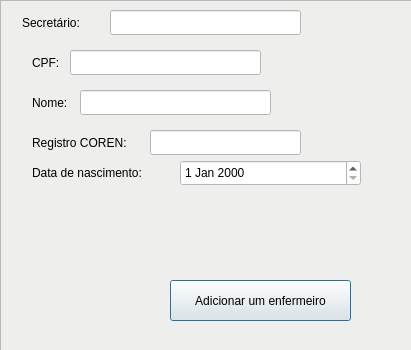
<?xml version="1.0" encoding="UTF-8"?>
<ui version="4.0">
 <class>CreateNurseWindow</class>
 <widget class="QMainWindow" name="CreateNurseWindow">
  <property name="geometry">
   <rect>
    <x>0</x>
    <y>0</y>
    <width>411</width>
    <height>350</height>
   </rect>
  </property>
  <property name="windowTitle">
   <string>Criar Enfermeiro</string>
  </property>
  <widget class="QWidget" name="centralwidget">
   <widget class="QFrame" name="frame">
    <property name="geometry">
     <rect>
      <x>0</x>
      <y>0</y>
      <width>421</width>
      <height>351</height>
     </rect>
    </property>
    <property name="styleSheet">
     <string notr="true">background-color: rgb(238, 238, 236);</string>
    </property>
    <property name="frameShape">
     <enum>QFrame::StyledPanel</enum>
    </property>
    <property name="frameShadow">
     <enum>QFrame::Raised</enum>
    </property>
    <widget class="QLineEdit" name="lineEdit">
     <property name="geometry">
      <rect>
       <x>30</x>
       <y>50</y>
       <width>131</width>
       <height>25</height>
      </rect>
     </property>
     <property name="text">
      <string>CPF:</string>
     </property>
     <property name="frame">
      <bool>false</bool>
     </property>
     <property name="readOnly">
      <bool>true</bool>
     </property>
    </widget>
    <widget class="QLineEdit" name="lineEdit_2">
     <property name="geometry">
      <rect>
       <x>30</x>
       <y>90</y>
       <width>51</width>
       <height>25</height>
      </rect>
     </property>
     <property name="text">
      <string>Nome:</string>
     </property>
     <property name="frame">
      <bool>false</bool>
     </property>
     <property name="readOnly">
      <bool>true</bool>
     </property>
    </widget>
    <widget class="QLineEdit" name="cpf">
     <property name="geometry">
      <rect>
       <x>70</x>
       <y>50</y>
       <width>191</width>
       <height>25</height>
      </rect>
     </property>
     <property name="styleSheet">
      <string notr="true">background-color: rgb(255, 255, 255);</string>
     </property>
    </widget>
    <widget class="QLineEdit" name="nome">
     <property name="geometry">
      <rect>
       <x>80</x>
       <y>90</y>
       <width>191</width>
       <height>25</height>
      </rect>
     </property>
     <property name="styleSheet">
      <string notr="true">background-color: rgb(255, 255, 255);</string>
     </property>
    </widget>
    <widget class="QLineEdit" name="lineEdit_5">
     <property name="geometry">
      <rect>
       <x>30</x>
       <y>160</y>
       <width>141</width>
       <height>25</height>
      </rect>
     </property>
     <property name="text">
      <string>Data de nascimento:</string>
     </property>
     <property name="frame">
      <bool>false</bool>
     </property>
     <property name="readOnly">
      <bool>true</bool>
     </property>
    </widget>
    <widget class="QPushButton" name="pushButton">
     <property name="geometry">
      <rect>
       <x>170</x>
       <y>280</y>
       <width>181</width>
       <height>41</height>
      </rect>
     </property>
     <property name="text">
      <string>Adicionar um enfermeiro</string>
     </property>
     <property name="default">
      <bool>true</bool>
     </property>
    </widget>
    <widget class="QLineEdit" name="lineEdit_9">
     <property name="geometry">
      <rect>
       <x>20</x>
       <y>10</y>
       <width>81</width>
       <height>25</height>
      </rect>
     </property>
     <property name="text">
      <string>Secretário:</string>
     </property>
     <property name="frame">
      <bool>false</bool>
     </property>
     <property name="readOnly">
      <bool>true</bool>
     </property>
    </widget>
    <widget class="QLineEdit" name="secretario">
     <property name="geometry">
      <rect>
       <x>110</x>
       <y>10</y>
       <width>191</width>
       <height>25</height>
      </rect>
     </property>
     <property name="styleSheet">
      <string notr="true">background-color: rgb(255, 255, 255);</string>
     </property>
     <property name="readOnly">
      <bool>true</bool>
     </property>
    </widget>
    <widget class="QLineEdit" name="lineEdit_13">
     <property name="geometry">
      <rect>
       <x>30</x>
       <y>130</y>
       <width>131</width>
       <height>25</height>
      </rect>
     </property>
     <property name="text">
      <string>Registro COREN:</string>
     </property>
     <property name="frame">
      <bool>false</bool>
     </property>
     <property name="readOnly">
      <bool>true</bool>
     </property>
    </widget>
    <widget class="QLineEdit" name="coren">
     <property name="geometry">
      <rect>
       <x>150</x>
       <y>130</y>
       <width>151</width>
       <height>25</height>
      </rect>
     </property>
     <property name="styleSheet">
      <string notr="true">background-color: rgb(255, 255, 255);</string>
     </property>
    </widget>
    <widget class="QDateEdit" name="dateEdit">
     <property name="geometry">
      <rect>
       <x>180</x>
       <y>160</y>
       <width>181</width>
       <height>26</height>
      </rect>
     </property>
     <property name="styleSheet">
      <string notr="true">background-color: rgb(255, 255, 255);</string>
     </property>
    </widget>
   </widget>
  </widget>
 </widget>
 <resources/>
 <connections/>
</ui>
